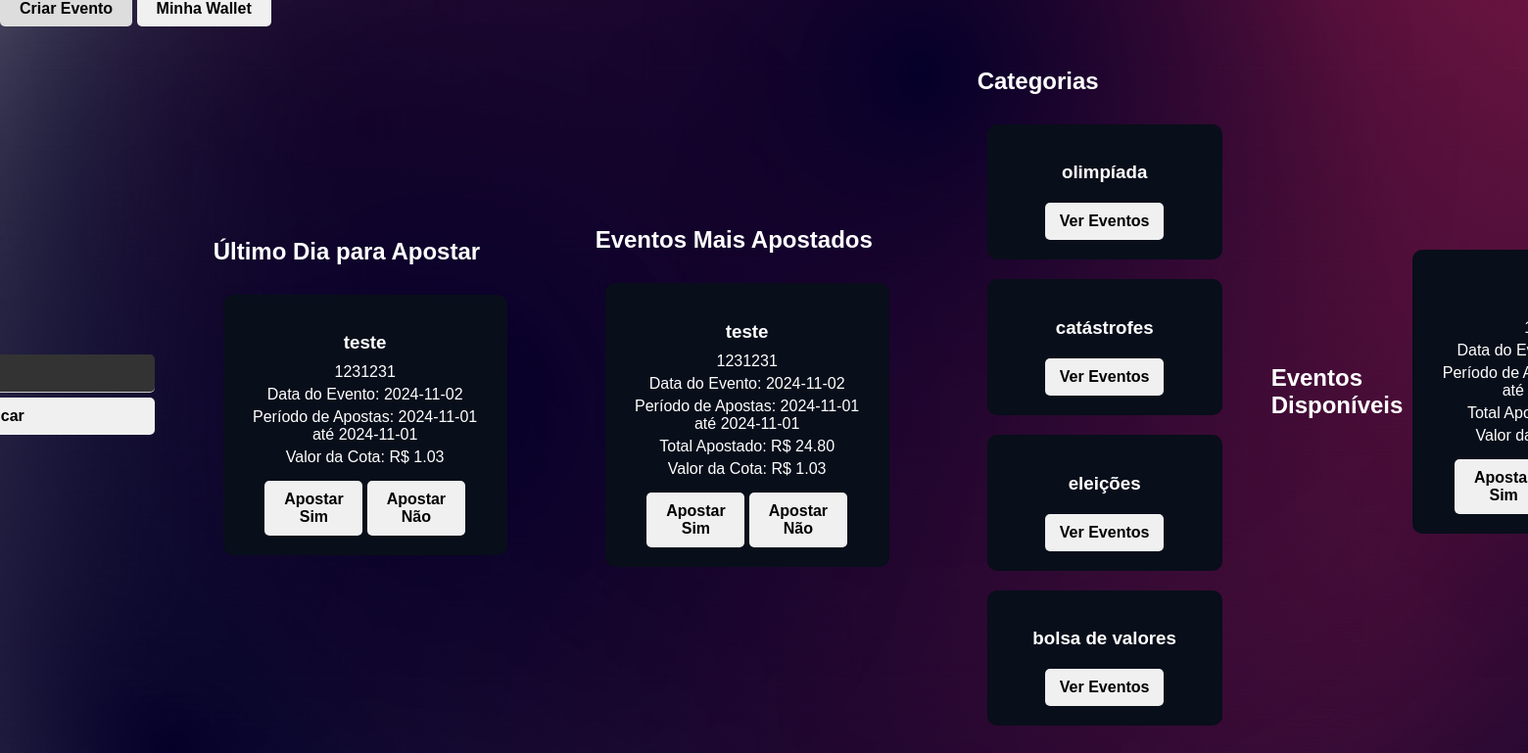
The page /area_usuario (signed in) on the database its author committed.
### tables this page shows
CREATE TABLE eventos (
        id INTEGER PRIMARY KEY AUTOINCREMENT,
        titulo TEXT NOT NULL,
        descricao TEXT NOT NULL,
        valor_cota REAL NOT NULL CHECK (valor_cota >= 1.00),
        data_evento DATE NOT NULL,
        data_inicio_apostas DATE NOT NULL,
        data_fim_apostas DATE NOT NULL,
        status TEXT NOT NULL DEFAULT 'pendente',
        id_criador INTEGER NOT NULL,
        data_criacao TIMESTAMP DEFAULT CURRENT_TIMESTAMP,
        FOREIGN KEY (id_criador) REFERENCES usuarios(id) ON DELETE CASCADE
    );

CREATE TABLE categorias_eventos (
        id INTEGER PRIMARY KEY AUTOINCREMENT,
        nome TEXT UNIQUE NOT NULL
    );

### app.py (the view)
@app.route('/area_usuario')
def area_usuario():
    if 'logged_in' in session:
        user_id = session.get('id_usuario')
        conn = sqlite3.connect(database_path)
        cursor = conn.cursor()
        print("ID do usuário na sessão:", session.get('id_usuario'))
        cursor.execute('''
            SELECT * FROM eventos
            WHERE DATE(data_fim_apostas) = DATE('now', 'localtime')
            AND status = 'aprovado'
            ORDER BY data_evento ASC
            LIMIT 10
        ''')
        eventos_finalizando = cursor.fetchall()
        cursor.execute('''
            SELECT eventos.*, SUM(apostas.valor) as total_apostado
            FROM eventos
            LEFT JOIN apostas ON eventos.id = apostas.id_evento
            WHERE eventos.status = 'aprovado'
            AND data_evento > date('now')
            GROUP BY eventos.id
            ORDER BY total_apostado DESC
            LIMIT 10
        ''')
        eventos_mais_apostados = cursor.fetchall()
        cursor.execute('''
            SELECT eventos.*, SUM(apostas.valor) as total_apostado
            FROM eventos
            LEFT JOIN apostas ON eventos.id = apostas.id_evento
            WHERE eventos.status = 'aprovado'
            GROUP BY eventos.id
            ORDER BY data_fim_apostas DESC
        ''')
        eventos = cursor.fetchall()
        cursor.execute('SELECT * FROM categorias_eventos')
        categorias = cursor.fetchall()
        conn.close()
        return render_template('area_usuario.html', eventos_finalizando=eventos_finalizando,
                               eventos_mais_apostados=eventos_mais_apostados, categorias=categorias,
                               eventos=eventos)
    else:
        return redirect(url_for('login'))

### templates/area_usuario.html (shortened to what this page needs)
<!DOCTYPE html>
<html lang="pt-BR">
<head>
    <link rel="stylesheet" href="{{ url_for('static', filename='css/styles.css') }}">
</head>
<body>
    <div class="top-bar">
        <a href="{{ url_for('criar_evento') }}" class="wallet-button">Criar Evento</a>
        <a href="{{ url_for('gerenciar_carteira') }}" class="wallet-button">Minha Wallet</a>
    </div>
    <div class="search-container">
        <form action="{{ url_for('pesquisar_evento') }}" method="GET" target="_blank">
            <input type="text" name="query" placeholder="Buscar eventos..." required>
            <button type="submit">Buscar</button>
        </form>
    </div>
    <div class="section">
        <h2>Último Dia para Apostar</h2>
        <div class="eventos-container">
            {% for evento in eventos_finalizando %}
                <div class="evento-card">
                    <h3>{{ evento[1] }}</h3>
                    <p>{{ evento[2] }}</p>
                    <p>Data do Evento: {{ evento[4] }}</p>
                    <p>Período de Apostas: {{ evento[5] }} até {{ evento[6] }}</p>
                    <p>Valor da Cota: R$ {{ '{:.2f}'.format(evento[3]) }}</p>
                    <button onclick="openModal('{{ evento[0] }}', '{{ evento[1] }}', 'sim')">Apostar Sim</button>
                    <button onclick="openModal('{{ evento[0] }}', '{{ evento[1] }}', 'nao')">Apostar Não</button>
                </div>
            {% else %}
                <p>Nenhum evento disponível.</p>
            {% endfor %}
        </div>
    </div>
    <div class="section">
        <h2>Eventos Mais Apostados</h2>
        <div class="eventos-container">
            {% for evento in eventos_mais_apostados %}
                <div class="evento-card">
                    <h3>{{ evento[1] }}</h3>
                    <p>{{ evento[2] }}</p>
                    <p>Data do Evento: {{ evento[4] }}</p>
                    <p>Período de Apostas: {{ evento[5] }} até {{ evento[6] }}</p>
                    <p>Total Apostado: R$ {{ '{:.2f}'.format(evento[-1] or 0) }}</p>
                    <p>Valor da Cota: R$ {{ '{:.2f}'.format(evento[3]) }}</p>
                    <button onclick="openModal('{{ evento[0] }}', '{{ evento[1] }}', 'sim')">Apostar Sim</button>
                    <button onclick="openModal('{{ evento[0] }}', '{{ evento[1] }}', 'nao')">Apostar Não</button>
                </div>
            {% else %}
                <p>Nenhum evento disponível.</p>
            {% endfor %}
        </div>
    </div>
    <div class="section">
        <h2>Categorias</h2>
        <div class="categorias-container">
            {% for categoria in categorias %}
                <div class="categoria-card">
                    <h3>{{ categoria[1] }}</h3>
                    <a href="{{ url_for('pesquisar_evento') }}?categoria={{ categoria[0] }}">Ver Eventos</a>
                </div>
            {% else %}
                <p>Nenhuma categoria disponível.</p>
            {% endfor %}
        </div>
    </div>
    <h2>Eventos Disponíveis</h2>
    <div class="eventos-container">
        {% if eventos %}
            {% for evento in eventos %}
            <div class="evento-card">
                <h3>{{ evento[1] }}</h3>
                <p>{{ evento[2] }}</p>
                <p>Data do Evento: {{ evento[4] }}</p>
                <p>Período de Apostas: {{ evento[5] }} até {{ evento[6] }}</p>
                <p>Total Apostado: R$ {{ '{:.2f}'.format(evento[-1] or 0) }}</p>
                <p>Valor da Cota: R$ {{ '{:.2f}'.format(evento[3]) }}</p>
                    <button onclick="openModal('{{ evento[0] }}', '{{ evento[1] }}', 'sim')">Apostar Sim</button>
                </div>
            {% endfor %}
        {% else %}
            <p>Não há eventos disponíveis no momento.</p>
        {% endif %}
    </div>
</body>
</html>

### static/css/styles.css (style rules this page uses)
body { margin: 0; padding: 0; font-family: Arial, sans-serif; background: url('/static/images/bg.png') no-repeat center center fixed; background-size: cover; height: 100vh; display: flex; justify-content: center; align-items: center; }
h2 { color: #fff; text-align: left; font-weight: bold; margin-bottom: 20px; }
input[type="text"], input[type="password"],input[type="email"],input[type="date"] { width: 100%; padding: 10px; margin: 5px 0; border: none; border-bottom: 1px solid #ccc; background-color: #333; color: #fff; font-size: 16px; outline: none; border-radius: 5px; }
button { width: 100%; padding: 10px; background-color: #f0f0f0; border: none; border-radius: 5px; cursor: pointer; font-size: 16px; font-weight: bold; }
.search-container { text-align: center; margin: 20px; }
.search-container input[type="text"] { width: 300px; padding: 10px; }
.search-container button { padding: 10px 20px; background-color: #f0f0f0; color: #000; border: none; border-radius: 5px; cursor: pointer; font-weight: bold; }
.section { margin: 40px; }
.section h2 { color: #fff; text-align: left; margin-bottom: 20px; }
.eventos-container { display: flex; flex-wrap: wrap; justify-content: center; }
.evento-card { background-color: #080E1A; padding: 20px; margin: 10px; width: 250px; border-radius: 10px; color: #fff; text-align: center; }
.evento-card h3 { margin-bottom: 10px; }
.evento-card p { margin: 5px 0; }
.evento-card button { margin-top: 10px; width: 100px; padding: 10px; background-color: #f0f0f0; color: #000; border: none; border-radius: 5px; cursor: not-allowed; font-weight: bold; }
.categorias-container { display: flex; flex-wrap: wrap; justify-content: center; }
.categoria-card { background-color: #080E1A; padding: 20px; margin: 10px; width: 200px; border-radius: 10px; color: #fff; text-align: center; }
.categoria-card h3 { margin-bottom: 10px; }
.categoria-card a { display: inline-block; margin-top: 10px; padding: 10px 15px; background-color: #f0f0f0; color: #000; text-decoration: none; border-radius: 5px; font-weight: bold; }
.top-bar { position: fixed; top: 0; left: 0; z-index: 1000; }
.wallet-button { padding: 10px 20px; background-color: #f0f0f0; color: #000; text-decoration: none; border-radius: 5px; font-weight: bold; }

### rows shown on the page
eventos: titulo "teste", descricao "1231231", data_evento "2024-11-02", data_inicio_apostas "2024-11-01", data_fim_apostas "2024-11-01", valor_cota "1.03", evento "24.80"
categorias_eventos: nome "olimpíada"
categorias_eventos: nome "catástrofes"
categorias_eventos: nome "eleições"
categorias_eventos: nome "bolsa de valores"
